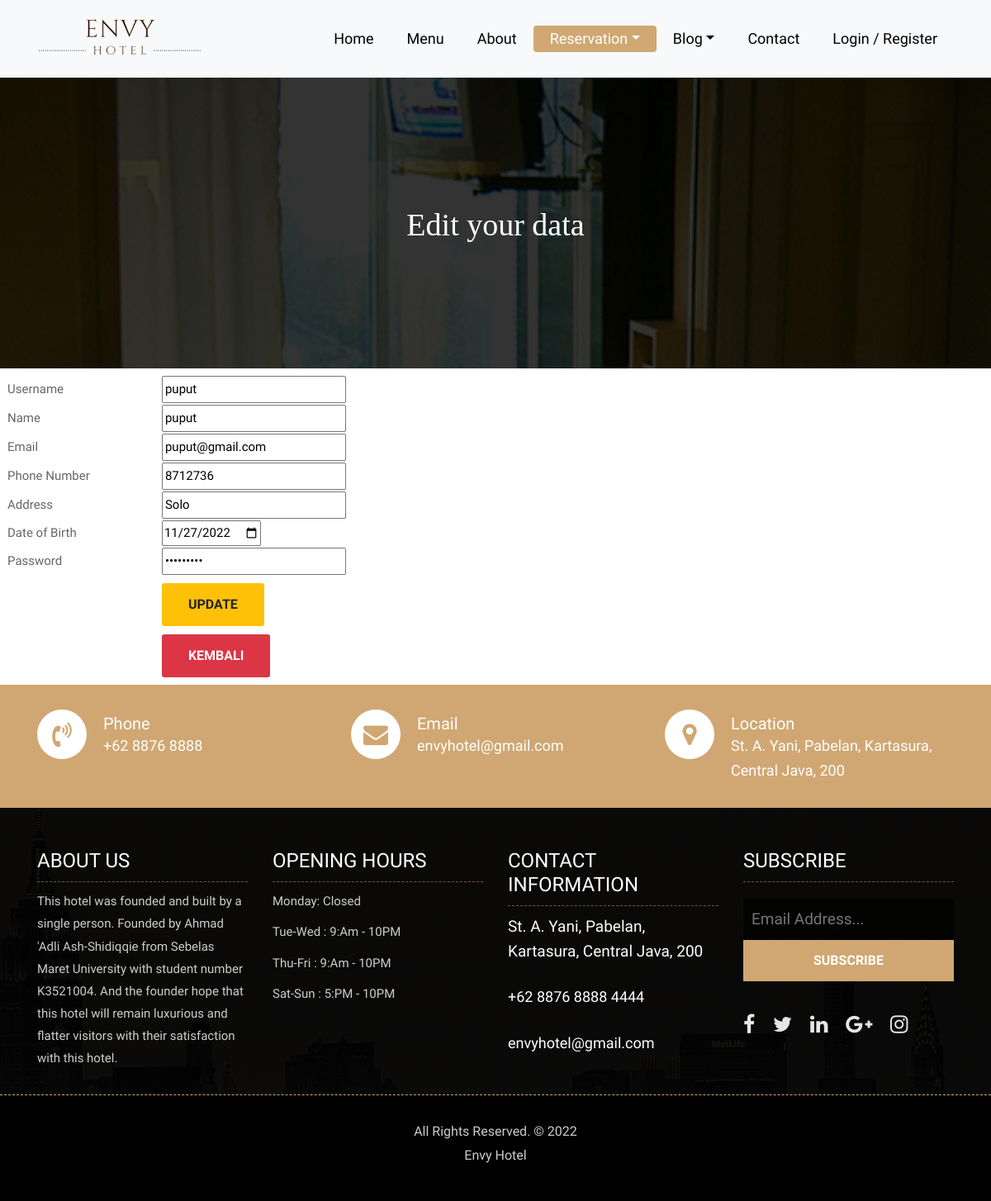
/edit.php?id=7851.0, run on the app's committed database.
### tables this page shows
CREATE TABLE `registrasi` (
  `username` varchar(16) NOT NULL,
  `email` varchar(255) NOT NULL,
  `nama` varchar(30) NOT NULL,
  `nin` double NOT NULL,
  `password` varchar(16) NOT NULL,
  `tanggallahir` date NOT NULL,
  `gender` varchar(10) NOT NULL,
  `alamat` varchar(255) NOT NULL,
  `telepon` int(255) NOT NULL,
  `foto` varchar(255) NOT NULL,
  `status` varchar(255) NOT NULL
);

### edit.php (the view, shortened to what this page needs)
<?php
include("koneksi.php");
$id = $_GET['id'];
$result = mysqli_query($koneksi, "SELECT * FROM registrasi WHERE nin=$id");
while ($item = mysqli_fetch_array($result)){
    $username = $item['username'];
    $email = $item['email'];
    $nama = $item['nama'];
    $password = $item['password'];
    $tanggallahir = $item['tanggallahir'];
    $alamat = $item['alamat'];
    $telepon = $item['telepon'];
}
?>
<!DOCTYPE html>
<html lang="en">
<head>
    <link href="https://cdn.jsdelivr.net/npm/bootstrap@5.2.2/dist/css/bootstrap.min.css" rel="stylesheet">
    <link rel="stylesheet" href="css/bootstrap.min.css">
    <link rel="stylesheet" href="css/style.css">
    <link rel="stylesheet" href="css/classic.css">
	<link rel="stylesheet" href="css/classic.date.css">
	<link rel="stylesheet" href="css/classic.time.css">
    <link rel="stylesheet" href="css/responsive.css">
    <link rel="stylesheet" href="css/custom.css">
</head>
<body>
	<header class="top-navbar">
		<nav class="navbar navbar-expand-lg navbar-light bg-light">
			<div class="container">
				<a class="navbar-brand" href="index.php">
					<img src="images/pindah/coba/logo.png" alt="" />
				</a>
				<div class="collapse navbar-collapse" id="navbars-rs-food">
					<ul class="navbar-nav ml-auto">
						<li class="nav-item"><a class="nav-link" href="index.php">Home</a></li>
						<li class="nav-item"><a class="nav-link" href="menu.php">Menu</a></li>
						<li class="nav-item"><a class="nav-link" href="about.php">About</a></li>
						<li class="nav-item active dropdown">
							<a class="nav-link dropdown-toggle" href="#" id="dropdown-a" data-toggle="dropdown">Reservation</a>
						</li>
						<li class="nav-item dropdown">
							<a class="nav-link dropdown-toggle" href="#" id="dropdown-a" data-toggle="dropdown">Blog</a>
						</li>
						<li class="nav-item"><a class="nav-link" href="contact.php">Contact</a></li>
							<?php
								if(isset($_SESSION['nin'])){
							?>
								<li class="nav-item"><a class="nav-link" href="profile.php">Profile</a></li>
							<?php } else {
									?>
									<li class="nav-item"><a class="nav-link" href="login.php">Login / Register</a></li> <?php } ?>
					</ul>
				</div>
			</div>
		</nav>
	</header>
	<div class="all-page-title page-breadcrumb">
		<div class="container text-center">
			<div class="row">
				<div class="col-lg-12">
					<h1>Edit your data</h1>
				</div>
			</div>
		</div>
	</div>
        <table class="m-2" width="50%">
        <form action="" method="post">
            <tr>
                <td>Username</td>
                <td><input type="text" name="username" value="<?= $username ?>"></td>
            </tr>
            <tr>
                <td>Name</td>
                <td><input type="text" name="nama" value="<?= $nama ?>"></td>
            </tr>
            <tr>
                <td>Email</td>
                <td><input type="email" name="email" value="<?= $email ?>"></td>
            </tr>
            <tr>
                <td>Phone Number</td>
                <td><input type="number" name="telepon" value="<?= $telepon ?>"></td>
            </tr>
            <tr>
                <td>Address</td>
                <td><input type="text" name="alamat" value="<?= $alamat ?>"></td>
            </tr>
            <tr>
                <td>Date of Birth</td>
                <td><input type="date" max= "<?= date("Y-m-d") ?>" name="tanggallahir" value="<?= $tanggallahir ?>" required></td>
            </tr>
            <tr>
                <td>Password</td>
                <td><input type="password" name="password" value="<?= $password ?>"></td>
            </tr>
            <tr>
                <td></td>
                <td>
                    <input type="submit" name="update" class="btn btn-warning mt-2" value="Update">
                </td>
            </tr>
            <tr>
                <td></td>
                <td>
                <a href="profile.php" class="btn btn-danger mt-2">Kembali</a>
                </td>
            </tr>
            </form>
        </table>
<?php include 'footer.php'; ?>
</body>
</html>

### css/style.css (style rules this page uses)
body { color: #666666; font-size: 15px; font-family: 'Athiti', sans-serif; line-height: 1.80857; }
a { color: #1f1f1f; text-decoration: none !important; outline: none !important; -webkit-transition: all .3s ease-in-out; -moz-transition: all .3s ease-in-out; -ms-transition: all .3s ease-in-out; -o-transition: all .3s ease-in-out; transition: all .3s ease-in-out; }
h1, h2, h3, h4, h5, h6 { letter-spacing: 0; font-weight: normal; position: relative; padding: 0 0 10px 0; font-weight: normal; line-height: 120% !important; color: #1f1f1f; margin: 0 }
h1 { font-size: 24px }
a { color: #1f1f1f; text-decoration: none; outline: none; }
a, .btn { text-decoration: none !important; outline: none !important; -webkit-transition: all .3s ease-in-out; -moz-transition: all .3s ease-in-out; -ms-transition: all .3s ease-in-out; -o-transition: all .3s ease-in-out; transition: all .3s ease-in-out; }
ul, li, ol { list-style: none; margin: 0px; padding: 0px; }
.top-navbar { position: relative; z-index: 10; }
.top-navbar .navbar { padding: 15px 0px; position: fixed; width: 100%; transition: height .3s ease-out, background .3s ease-out, box-shadow .3s ease-out; -webkit-transform: translate3d(0, 0, 0); transform: translate3d(0, 0, 0); z-index: 100; }
.top-navbar .navbar-light .navbar-nav .nav-link { color: #010101; font-size: 18px; padding: 0px 20px; border-radius: 4px; }
.top-navbar .navbar-light .navbar-nav .nav-item.active .nav-link { background: #d0a772; color: #ffffff; border-radius: 4px; }
.btn { text-transform: uppercase; padding: 19px 36px; }
.btn { display: inline-block; font-weight: 600; text-align: center; white-space: nowrap; vertical-align: middle; -webkit-user-select: none; -moz-user-select: none; -ms-user-select: none; user-select: none; border: 2px solid transparent; padding: 12px 30px; font-size: 16px; line-height: 1.5; border-radius: .1875rem; transition: color .15s ease-in-out, background-color .15s ease-in-out, border-color .15s ease-in-out, box-shadow .15s ease-in-out; }
.page-breadcrumb { padding: 250px 0 150px; background: url(../images/pindah/11.jpg) no-repeat; background-attachment: fixed; background-size: cover; background-position: 0 0; position: relative; }
.all-page-title .container { position: relative; z-index: 2; }
.all-page-title::before { background: #010101; content: ""; height: 100%; left: 0; position: absolute; top: 0; width: 100%; z-index: 1; opacity: 0.8; }
.all-page-title h1 { font-size: 38px; color: #ffffff; font-family: 'Arbutus Slab', serif; padding: 0px; }

### data on the page
registrasi: username "puput", nama "puput", email "puput@gmail.com", telepon "8712736", alamat "Solo", tanggallahir "11/27/2022"
